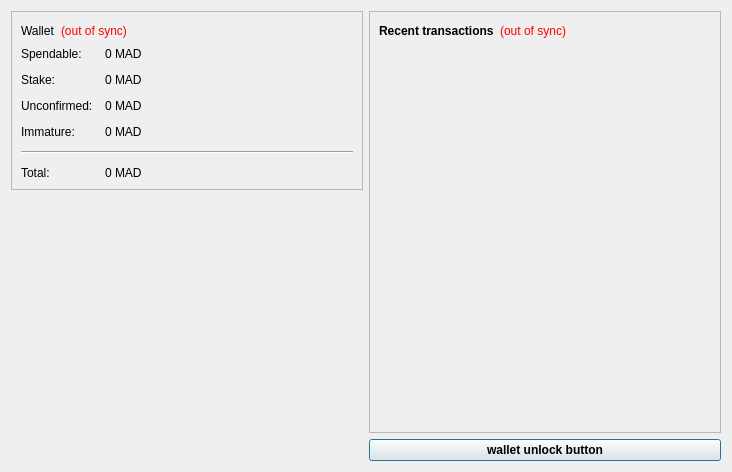
<?xml version="1.0" encoding="UTF-8"?>
<ui version="4.0">
 <class>OverviewPage</class>
 <widget class="QWidget" name="OverviewPage">
  <property name="geometry">
   <rect>
    <x>0</x>
    <y>0</y>
    <width>732</width>
    <height>472</height>
   </rect>
  </property>
  <property name="windowTitle">
   <string>Form</string>
  </property>
  <layout class="QHBoxLayout" name="horizontalLayout" stretch="0,0">
   <item>
    <layout class="QVBoxLayout" name="verticalLayout_2">
     <item>
      <widget class="QFrame" name="frame">
       <property name="frameShape">
        <enum>QFrame::StyledPanel</enum>
       </property>
       <property name="frameShadow">
        <enum>QFrame::Raised</enum>
       </property>
       <layout class="QVBoxLayout" name="verticalLayout_4">
        <item>
         <layout class="QHBoxLayout" name="horizontalLayout_4">
          <item>
           <widget class="QLabel" name="label_5">
            <property name="font">
             <font>
              <weight>50</weight>
              <bold>false</bold>
             </font>
            </property>
            <property name="text">
             <string>Wallet</string>
            </property>
           </widget>
          </item>
          <item>
           <widget class="QLabel" name="labelWalletStatus">
            <property name="toolTip">
             <string>The displayed information may be out of date. Your wallet automatically synchronizes with the satoshimadness network after a connection is established, but this process has not completed yet.</string>
            </property>
            <property name="styleSheet">
             <string notr="true">QLabel { color: red; }</string>
            </property>
            <property name="text">
             <string notr="true">(out of sync)</string>
            </property>
            <property name="alignment">
             <set>Qt::AlignLeading|Qt::AlignLeft|Qt::AlignVCenter</set>
            </property>
           </widget>
          </item>
          <item>
           <spacer name="horizontalSpacer_2">
            <property name="orientation">
             <enum>Qt::Horizontal</enum>
            </property>
            <property name="sizeHint" stdset="0">
             <size>
              <width>40</width>
              <height>20</height>
             </size>
            </property>
           </spacer>
          </item>
         </layout>
        </item>
        <item>
         <layout class="QFormLayout" name="formLayout_2">
          <property name="fieldGrowthPolicy">
           <enum>QFormLayout::AllNonFixedFieldsGrow</enum>
          </property>
          <property name="horizontalSpacing">
           <number>12</number>
          </property>
          <property name="verticalSpacing">
           <number>12</number>
          </property>
          <item row="0" column="0">
           <widget class="QLabel" name="label">
            <property name="text">
             <string>Spendable:</string>
            </property>
           </widget>
          </item>
          <item row="0" column="1">
           <widget class="QLabel" name="labelBalance">
            <property name="font">
             <font>
              <weight>50</weight>
              <bold>false</bold>
             </font>
            </property>
            <property name="cursor">
             <cursorShape>IBeamCursor</cursorShape>
            </property>
            <property name="toolTip">
             <string>Your current spendable balance</string>
            </property>
            <property name="text">
             <string notr="true">0 MAD</string>
            </property>
            <property name="textInteractionFlags">
             <set>Qt::LinksAccessibleByMouse|Qt::TextSelectableByKeyboard|Qt::TextSelectableByMouse</set>
            </property>
           </widget>
          </item>
          <item row="1" column="0">
           <widget class="QLabel" name="label_6">
            <property name="text">
             <string>Stake:</string>
            </property>
           </widget>
          </item>
          <item row="1" column="1">
           <widget class="QLabel" name="labelStake">
            <property name="font">
             <font>
              <weight>50</weight>
              <bold>false</bold>
             </font>
            </property>
            <property name="cursor">
             <cursorShape>IBeamCursor</cursorShape>
            </property>
            <property name="toolTip">
             <string>Total of coins that was staked, and do not yet count toward the current balance</string>
            </property>
            <property name="text">
             <string notr="true">0 MAD</string>
            </property>
            <property name="textInteractionFlags">
             <set>Qt::LinksAccessibleByMouse|Qt::TextSelectableByKeyboard|Qt::TextSelectableByMouse</set>
            </property>
           </widget>
          </item>
          <item row="2" column="0">
           <widget class="QLabel" name="label_3">
            <property name="text">
             <string>Unconfirmed:</string>
            </property>
           </widget>
          </item>
          <item row="2" column="1">
           <widget class="QLabel" name="labelUnconfirmed">
            <property name="font">
             <font>
              <weight>50</weight>
              <bold>false</bold>
             </font>
            </property>
            <property name="cursor">
             <cursorShape>IBeamCursor</cursorShape>
            </property>
            <property name="toolTip">
             <string>Total of transactions that have yet to be confirmed, and do not yet count toward the current balance</string>
            </property>
            <property name="text">
             <string notr="true">0 MAD</string>
            </property>
            <property name="textInteractionFlags">
             <set>Qt::LinksAccessibleByMouse|Qt::TextSelectableByKeyboard|Qt::TextSelectableByMouse</set>
            </property>
           </widget>
          </item>
          <item row="3" column="0">
           <widget class="QLabel" name="labelImmatureText">
            <property name="text">
             <string>Immature:</string>
            </property>
           </widget>
          </item>
          <item row="3" column="1">
           <widget class="QLabel" name="labelImmature">
            <property name="font">
             <font>
              <weight>50</weight>
              <bold>false</bold>
             </font>
            </property>
            <property name="toolTip">
             <string>Mined balance that has not yet matured</string>
            </property>
            <property name="text">
             <string notr="true">0 MAD</string>
            </property>
            <property name="textInteractionFlags">
             <set>Qt::LinksAccessibleByMouse|Qt::TextSelectableByKeyboard|Qt::TextSelectableByMouse</set>
            </property>
           </widget>
          </item>
          <item row="4" column="0" colspan="2">
           <widget class="Line" name="line">
            <property name="orientation">
             <enum>Qt::Horizontal</enum>
            </property>
           </widget>
          </item>
          <item row="5" column="0">
           <widget class="QLabel" name="labelTotalText">
            <property name="text">
             <string>Total:</string>
            </property>
           </widget>
          </item>
          <item row="5" column="1">
           <widget class="QLabel" name="labelTotal">
            <property name="font">
             <font>
              <weight>50</weight>
              <bold>false</bold>
             </font>
            </property>
            <property name="cursor">
             <cursorShape>IBeamCursor</cursorShape>
            </property>
            <property name="toolTip">
             <string>Your current total balance</string>
            </property>
            <property name="text">
             <string notr="true">0 MAD</string>
            </property>
            <property name="textInteractionFlags">
             <set>Qt::LinksAccessibleByMouse|Qt::TextSelectableByKeyboard|Qt::TextSelectableByMouse</set>
            </property>
           </widget>
          </item>
         </layout>
        </item>
       </layout>
      </widget>
     </item>
     <item>
      <spacer name="verticalSpacer_4">
       <property name="orientation">
        <enum>Qt::Vertical</enum>
       </property>
       <property name="sizeHint" stdset="0">
        <size>
         <width>20</width>
         <height>40</height>
        </size>
       </property>
      </spacer>
     </item>
     <item>
      <widget class="QLabel" name="label_2">
       <property name="text">
        <string/>
       </property>
       <property name="pixmap">
        <pixmap resource="../bitcoin.qrc">:/images/wallet_logo</pixmap>
       </property>
       <property name="alignment">
        <set>Qt::AlignCenter</set>
       </property>
      </widget>
     </item>
     <item>
      <spacer name="verticalSpacer">
       <property name="orientation">
        <enum>Qt::Vertical</enum>
       </property>
       <property name="sizeHint" stdset="0">
        <size>
         <width>20</width>
         <height>40</height>
        </size>
       </property>
      </spacer>
     </item>
    </layout>
   </item>
   <item>
    <layout class="QVBoxLayout" name="verticalLayout_3">
     <item>
      <widget class="QFrame" name="frame_2">
       <property name="frameShape">
        <enum>QFrame::StyledPanel</enum>
       </property>
       <property name="frameShadow">
        <enum>QFrame::Raised</enum>
       </property>
       <layout class="QVBoxLayout" name="verticalLayout">
        <item>
         <layout class="QHBoxLayout" name="horizontalLayout_2">
          <item>
           <widget class="QLabel" name="label_4">
            <property name="text">
             <string>&lt;b&gt;Recent transactions&lt;/b&gt;</string>
            </property>
           </widget>
          </item>
          <item>
           <widget class="QLabel" name="labelTransactionsStatus">
            <property name="toolTip">
             <string>The displayed information may be out of date. Your wallet automatically synchronizes with the satoshimadness network after a connection is established, but this process has not completed yet.</string>
            </property>
            <property name="styleSheet">
             <string notr="true">QLabel { color: red; }</string>
            </property>
            <property name="text">
             <string notr="true">(out of sync)</string>
            </property>
            <property name="alignment">
             <set>Qt::AlignRight|Qt::AlignTrailing|Qt::AlignVCenter</set>
            </property>
           </widget>
          </item>
          <item>
           <spacer name="horizontalSpacer">
            <property name="orientation">
             <enum>Qt::Horizontal</enum>
            </property>
            <property name="sizeHint" stdset="0">
             <size>
              <width>40</width>
              <height>20</height>
             </size>
            </property>
           </spacer>
          </item>
         </layout>
        </item>
        <item>
         <widget class="QListView" name="listTransactions">
          <property name="styleSheet">
           <string notr="true">QListView { background: transparent; }</string>
          </property>
          <property name="frameShape">
           <enum>QFrame::NoFrame</enum>
          </property>
          <property name="verticalScrollBarPolicy">
           <enum>Qt::ScrollBarAlwaysOff</enum>
          </property>
          <property name="horizontalScrollBarPolicy">
           <enum>Qt::ScrollBarAlwaysOff</enum>
          </property>
          <property name="selectionMode">
           <enum>QAbstractItemView::NoSelection</enum>
          </property>
         </widget>
        </item>
       </layout>
      </widget>
     </item>
     <item>
      <widget class="QPushButton" name="unlockWalletButton">
       <property name="sizePolicy">
        <sizepolicy hsizetype="Minimum" vsizetype="Fixed">
         <horstretch>0</horstretch>
         <verstretch>0</verstretch>
        </sizepolicy>
       </property>
       <property name="maximumSize">
        <size>
         <width>16777214</width>
         <height>16777214</height>
        </size>
       </property>
       <property name="font">
        <font>
         <weight>75</weight>
         <bold>true</bold>
        </font>
       </property>
       <property name="toolTip">
        <string/>
       </property>
       <property name="text">
        <string>wallet unlock button</string>
       </property>
       <property name="checkable">
        <bool>false</bool>
       </property>
       <property name="autoDefault">
        <bool>false</bool>
       </property>
       <property name="default">
        <bool>true</bool>
       </property>
       <property name="flat">
        <bool>false</bool>
       </property>
      </widget>
     </item>
    </layout>
   </item>
  </layout>
 </widget>
 <resources>
  <include location="../bitcoin.qrc"/>
 </resources>
 <connections/>
</ui>
